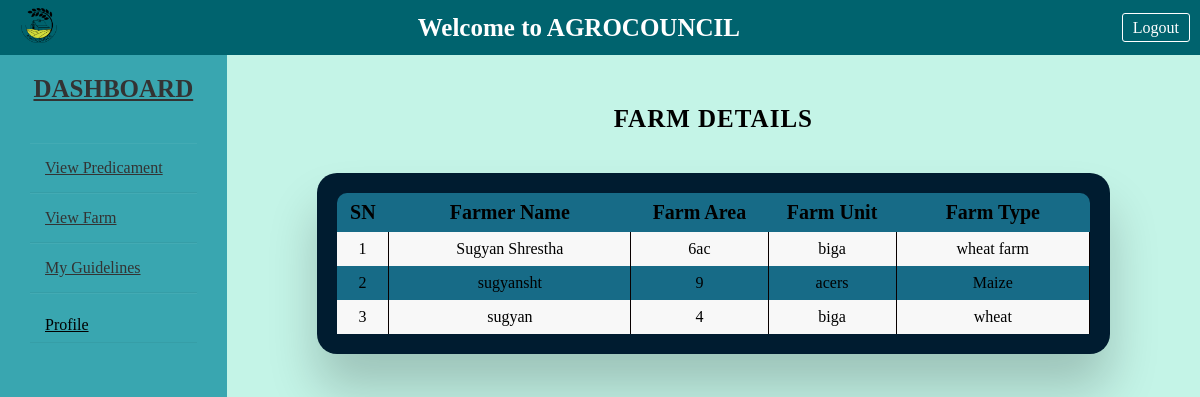
Before: /counsellor/viewfarm.php with the older database file.
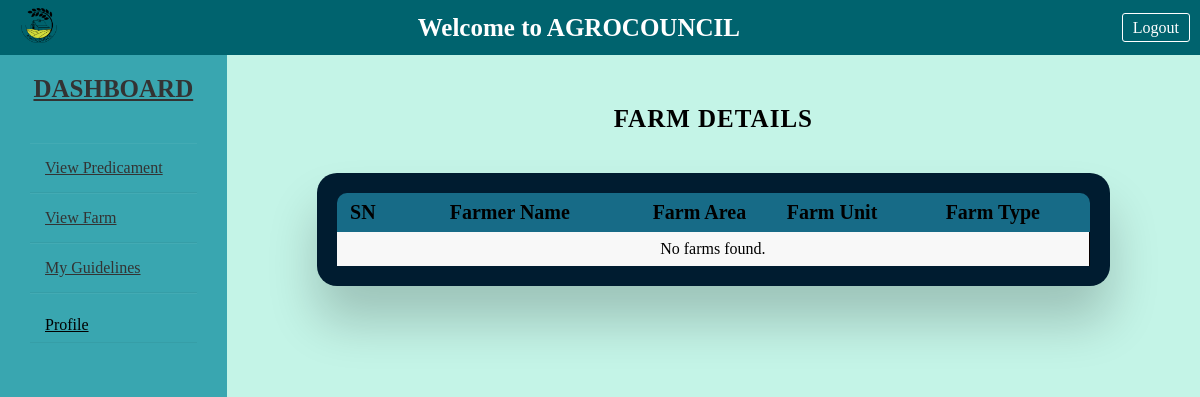
After: the same page with the newer database file.
### tables this page shows
CREATE TABLE `farm` (
  `fid` int(11) NOT NULL,
  `farm_area` varchar(50) NOT NULL,
  `farm_unit` varchar(20) NOT NULL,
  `farm_type` varchar(50) NOT NULL,
  `farmer_id` int(11) NOT NULL
);

CREATE TABLE `farmer` (
  `id` int(11) NOT NULL,
  `name` varchar(50) NOT NULL,
  `address` varchar(50) NOT NULL,
  `mobile` bigint(20) NOT NULL,
  `email` varchar(30) NOT NULL,
  `password` varchar(255) NOT NULL,
  `reset_otp_hash` varchar(64) DEFAULT NULL,
  `reset_otp_expires_at` datetime DEFAULT NULL
);

### counsellor/viewfarm.php (the view, shortened to what this page needs)
<?php
include('../counsellor/layout/header.php');
include('../counsellor/layout/sidebar.php');
$conn = new mysqli("localhost", "root", "", "agro_council");
$sql = "SELECT * FROM farm INNER JOIN farmer ON farm.farmer_id = farmer.id";
$result = $conn->query($sql);
?>
<link rel="stylesheet" href="../css/table.css">
<div class="con">
    <h1>Farm Details</h1>
    <div class="table-wrapper">
        <table class="fl-table">
            <tbody>
                <tr>
                    <th width=5%>SN</th>
                    <th width=25%>Farmer Name</th>
                    <th width=13%>Farm Area</th>
                    <th width=10%>Farm Unit</th>
                    <th width=20%>Farm Type</th>
                </tr>
                <?php
                if ($result && $result->num_rows > 0) {
                    $i = 1;
                    while ($row = $result->fetch_assoc()) {
                        ?>
                        <tr>
                            <td><?php echo $i++; ?></td>
                            <td><?php echo $row['name']; ?></td>
                            <td><?php echo $row['farm_area']; ?></td>
                            <td><?php echo $row['farm_unit']; ?></td>
                            <td><?php echo $row['farm_type']; ?></td>
                        </tr>
                    <?php
                    }
                } else {
                    ?>
                    <tr>
                        <td colspan="6">No farms found.</td>
                    </tr>
                <?php
                }
                ?>
            </tbody>
        </table>
    </div>
</div>

### counsellor/layout/header.php (shortened to what this page needs)
<!DOCTYPE html>
<html lang="en">
<head>
  <link rel="stylesheet" href="../css/style.css">
</head>
<body>
<div id="header">
  <div id="logo">
  <img src="../img/6835119.png" alt="agrocouncil">
  </div>
    <div id="banner"> Welcome to AGROCOUNCIL </div>
      <div id="profile">
          <a href="../logout.php">Logout</a>
      </div>
    </div>
    <div id="main">

### counsellor/layout/sidebar.php (shortened to what this page needs)
<div id="left">
        <strong><a href="view_predicament.php">DASHBOARD</a></strong>
          <ol class="ol_ol">
            <li><a href="view_predicament.php">View Predicament</a></li>
            <li><a href="viewfarm.php">View Farm</a></li>
            <li><a href="guidelines_table.php">My Guidelines</a></li>
            <li>
            <div class="dropdown">
                <div class="content">
                    <p>Profile</p>
                </div>
            </div>
            </li>
        </ol>
</div>

### css/style.css (style rules this page uses)
* { margin: 0px; padding: 0px; }
body { display: flex; flex-direction: column; min-height: 100%; }
#header { position: sticky; top: 0; display: flex; align-items: center; justify-content: space-between; background-color: #00636E; color: #fff; padding: 10px; height: 35px; }
#logo img { height: 35px; padding-left: 30%; }
#banner { font-size: 25px; font-weight: bold; }
#profile a { text-decoration: none; color: #fff; padding: 5px 10px; margin-left: 10px; border: 1px solid #fff; border-radius: 3px; }
#main { display: flex; background-color: #C4F4E7; }
#left { background-color: #39A6B0; width: 20%; padding: 20px; height: 100vh; display: flex; flex-direction: column; overflow: hidden; }
strong a { color: #333; }
#left strong { color: #fff; text-transform: uppercase; text-align: center; margin-bottom: 30px; font-size: 25px; }
#left .ol_ol { list-style-type: none; padding: 10px; flex-grow: 1; overflow-y: auto; }
#left .ol_ol li { padding: 15px; border-bottom: 1px solid #bdb8d7; border-bottom: 1px solid rgba(0,0,0,0.05); border-top: 1px solid rgba(255,255,255,0.05); list-style: none; }
#left .ol_ol li a { color: #333; display: block; }
.dropdown { position: relative; cursor: pointer; }
.dropdown > .content { position: absolute; z-index: 2; top: 0; left: 0; width: 100%; height: 60px; display: flex; align-items: center; justify-content: space-between; gap: 10px; text-decoration: underline; }
.dropdown > .content > p { padding-bottom: 20%; }
.dropdown > .content::after { content: ""; position: absolute; bottom: 6px; right: 10%; width: 80%; height: 1px; transform: scaleX(0); background: rgba(255 255 255 /30%); transition: 0.3s; }

### css/table.css (style rules this page uses)
.con { display: grid; justify-items: center; align-items: center; padding: 20px; width: 100%; height: fit-content; }
h1 { text-align: center; font-size: 25px; text-transform: uppercase; letter-spacing: 1px; color: black; padding: 30px 0; }
.table-wrapper { padding: 20px; margin: 10px 70px 70px; box-shadow: 0px 35px 50px rgba(0, 0, 0, 0.2); height: fit-content; display: flexbox; justify-content: space-between; font-size: 20px; width: -webkit-fill-available; background-color: #001C30; border-radius: 20px; }
.fl-table { border-radius: 5px; font-size: 20px; font-weight: normal; border: none; border-collapse: collapse; width: 100%; max-width: 100%; white-space: nowrap; background-color: #176B87; border-radius: 10px; }
.fl-table td, .fl-table th { text-align: center; padding: 8px; }
.fl-table td { border-right: 1px solid #080000; font-size: 16px; }
.fl-table tr:nth-child(even) { background: #f8f8f8; }

Changed rows visible on the page:
removed farm: farmer.name "Sugyan Shrestha", farm_area "6ac", farm_unit "biga", farm_type "wheat farm"
removed farm: farmer.name "sugyansht", farm_area "9", farm_unit "acers", farm_type "Maize"
removed farm: farmer.name "sugyan", farm_area "4", farm_unit "biga", farm_type "wheat"
Other visible differences:
text now shown: "No farms found."
